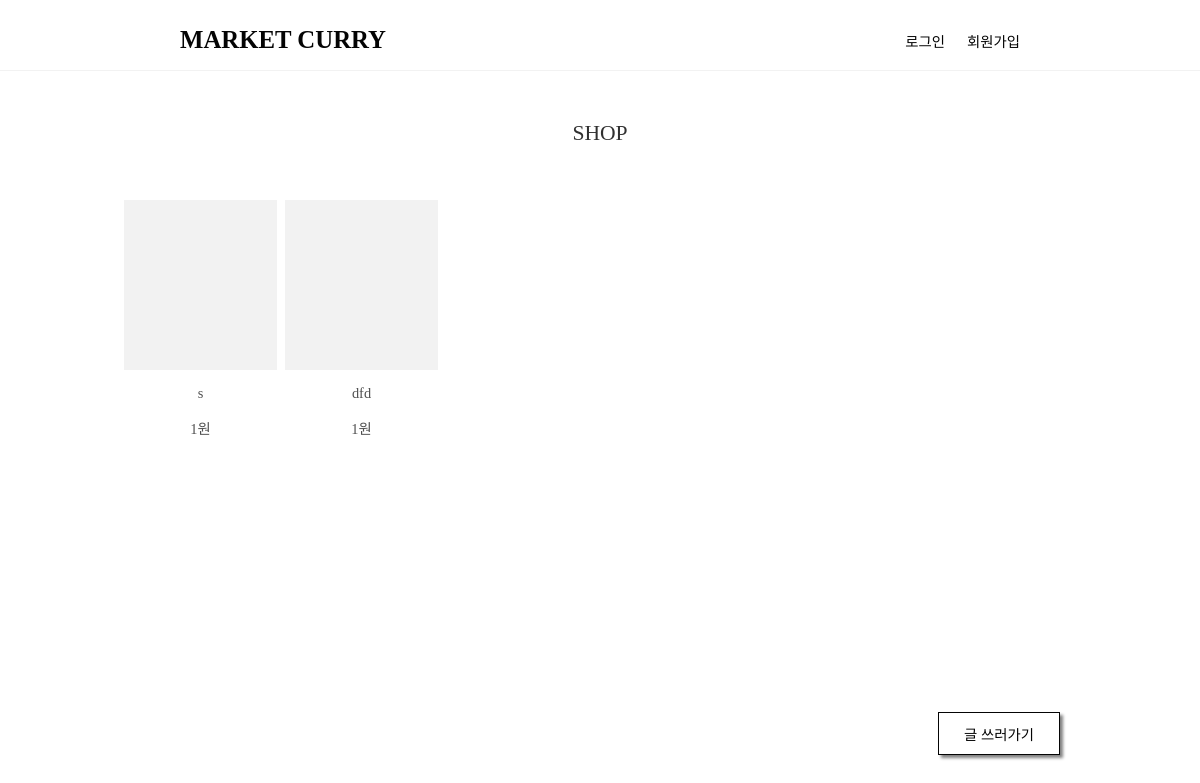
/, run on an earlier commit of the app's database.
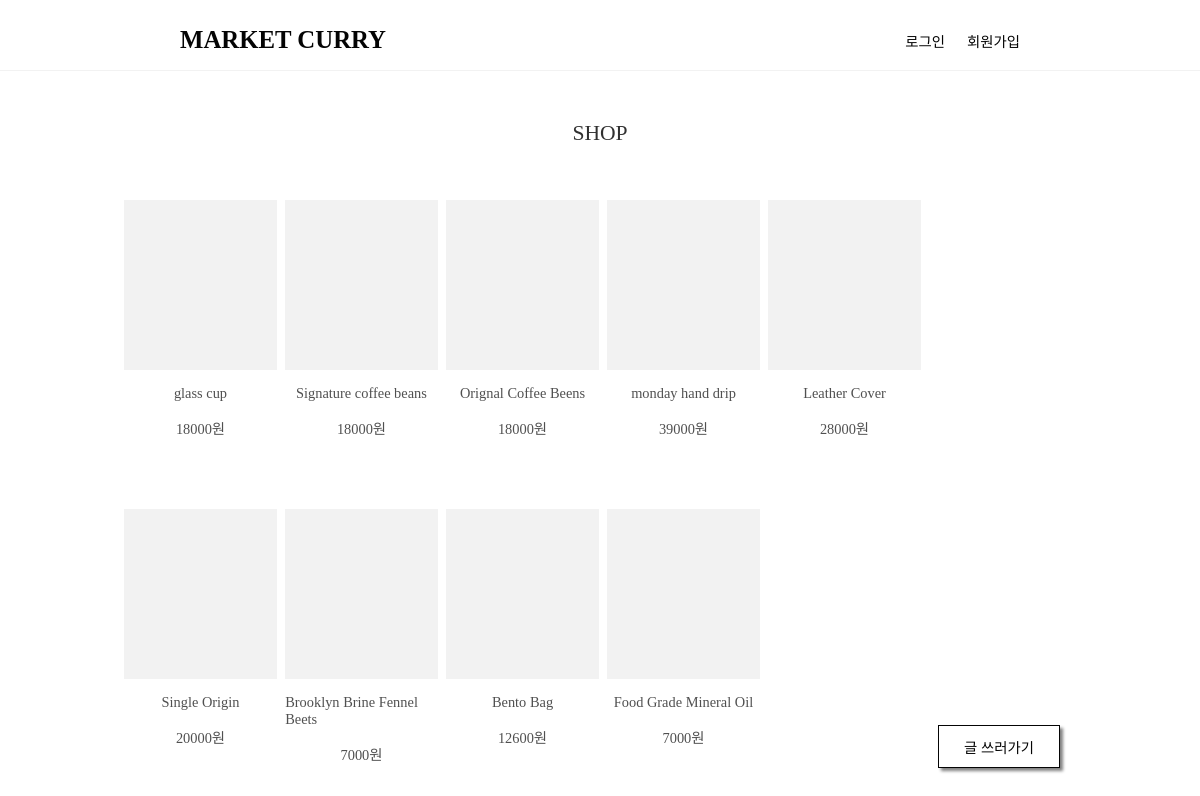
And on a later commit of the database.
### app/models.py (models this page shows, shortened)
class Post(models.Model):
    title = models.CharField(max_length=200)
    img_url = models.TextField(null=True, blank=True)
    price = models.IntegerField(null=True, blank=True)
    content = models.TextField(null=True, blank=True)
    author = models.ForeignKey(User, on_delete=models.CASCADE, related_name='posts')

### app/views.py (the view)
# urls.py: 2. Add a URL to urlpatterns:  path('', views.home, name='home')
def home(request):
    posts = Post.objects.all()
    return render(request, 'home.html', { 'posts': posts })

### app/templates/home.html (shortened to what this page needs)
{% extends 'base.html' %}
{% block content %}
<main>
     <p class="shop-title">SHOP</p>
     <div class="post-item-box">
  {% for post in posts %}
        <div class="post-item">
          <a href="{% url 'detail' post.pk %}" class="post-img" style="background-image : url('{{ post.img_url }}'); background-size:cover; background-position:center center"></a>
          <a href="{% url 'detail' post.pk %}" class="post-title">{{ post.title }}</a>
          <p class="post-price">{{ post.price }}원</p>
        </div>
  {% endfor %}
  </div>
    </main>
  <a href="{% url 'new' %}" class="new">글 쓰러가기</a>
{% endblock content %}

### app/templates/base.html (shortened to what this page needs)
{% load static %}
{% load socialaccount %}
<!DOCTYPE html>
<html lang="en">
<head>
  <link rel="stylesheet" type="text/css" href="{% static 'base.css' %}?v=0.1">
</head>
<body>
  <header class="nav-bar">
    <a class="home-logo" href="{% url 'home' %}">MARKET CURRY</a>
    <div class="nav-item-wrapper">
      {% if user.is_authenticated %}
        <div class="nav-item">안녕하세요, {{ user.username }}님</div>
        <a class="nav-item" href="{% url 'logout' %}">로그아웃</a>
        <a class="nav-item" href="{% url 'mypage' %}">마이페이지</a>
      {% else %}
        <a class="nav-item" href="{% url 'login' %}">로그인</a>
        <a class="nav-item" href="{% url 'signup' %}">회원가입</a>
    {% endif %}
    </div>
  </header>
  {% block content %}
  {% endblock content %}
</body>
</html>

### app/static/base.css (style rules this page uses)
body { margin : 0; background-color : white; color : #303030; position : relative; font-size : 90%; }
ul, li, p, h2 { margin : 0; padding : 0; text-decoration : none; list-style:none; }
a { color : #040404; text-decoration : none; }
header { border-bottom : 0.5px solid #f2f2f2; padding : 0 15%; padding-top : 10px; display : flex; height : 60px; align-items : center; justify-content : space-between; }
.home-logo { font-size : 1.55rem; font-weight : 600; }
.nav-item-wrapper { display : flex; }
.nav-item-wrapper > .nav-item { margin-left : 22px; }
main { display : flex; flex-direction : column; align-items : center; }
.shop-title { font-size : 1.35rem; margin : 50px; }
.post-item-box { display : flex; flex-wrap : wrap; margin-left : auto; margin-right : auto; width : 80%; }
.post-item { width : 15.9%; height : 300px; margin: 4.2px; display : flex; flex-direction : column; align-items : center; position : relative; }
.post-img { width : 100%; height : 170px; background-color : #f2f2f2; }
.post-title, .post-price { margin-top : 15px; color : #505050; }
a.new { position : fixed; bottom : 45px; right : 140px; border : 1px solid; padding : 10px; width : 100px; background-color : white; text-align : center; box-shadow: 3px 3px 3px gray; }

What changed in the data, as far as the page shows it:
removed Post: title "s", price "1"
removed Post: title "dfd", price "1"
added Post: title "glass cup", price "18000"
added Post: title "Signature coffee beans", price "18000"
added Post: title "Orignal Coffee Beens", price "18000"
added Post: title "monday hand drip", price "39000"
added Post: title "Leather Cover", price "28000"
added Post: title "Single Origin", price "20000"
added Post: title "Brooklyn Brine Fennel Beets", price "7000"
added Post: title "Bento Bag", price "12600"
added Post: title "Food Grade Mineral Oil", price "7000"
